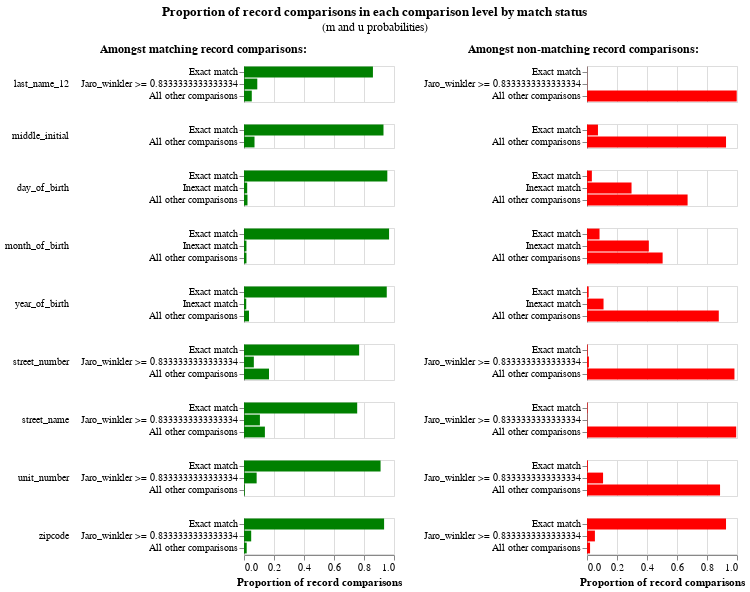

Here is the notebook cell this chart was saved with:
### Code cell
em_session_1.m_u_values_interactive_history_chart()

### Figure 1 — Vega-Lite specification as saved in the notebook (floating-point values rounded to 4 significant figures; data arrays with more than 128 entries replaced by an {"elided": "..."} marker saying what was removed)
{"config": {"view": {"continuousWidth": 300, "continuousHeight": 300, "discreteHeight": 300, "discreteWidth": 400}, "header": {"title": null}, "title": {"anchor": "middle", "offset": 10}}, "hconcat": [{"mark": "bar", "encoding": {"color": {"value": "green"}, "row": {"field": "comparison_name", "header": {"labelAlign": "left", "labelAnchor": "middle", "labelAngle": 0}, "sort": {"field": "comparison_sort_order"}, "type": "nominal"}, "tooltip": [{"field": "m_probability_description", "title": "m probability description", "type": "nominal"}, {"field": "comparison_name", "title": "Comparison column name", "type": "nominal"}, {"field": "label_for_charts", "title": "Label", "type": "ordinal"}, {"field": "sql_condition", "title": "SQL condition", "type": "nominal"}, {"field": "m_probability", "format": ".4p", "title": "m probability", "type": "quantitative"}, {"field": "u_probability", "format": ".4p", "title": "u probability", "type": "quantitative"}, {"field": "bayes_factor", "format": ",.4f", "title": "Bayes factor = m/u", "type": "quantitative"}, {"field": "log2_bayes_factor", "format": ",.4f", "title": "Match weight = log2(m/u)", "type": "quantitative"}], "x": {"axis": {"title": "Proportion of record comparisons"}, "field": "m_probability", "type": "quantitative"}, "y": {"axis": {"title": null}, "field": "label_for_charts", "sort": {"field": "comparison_vector_value", "order": "descending"}, "type": "nominal"}}, "height": {"step": 12}, "resolve": {"scale": {"y": "independent"}}, "title": {"text": "Amongst matching record comparisons:", "fontSize": 12, "fontWeight": "bold"}, "transform": [{"filter": "(datum.bayes_factor != 'no-op filter due to vega lite issue 4680')"}], "width": 150}, {"mark": "bar", "encoding": {"color": {"value": "red"}, "row": {"field": "comparison_name", "header": {"labels": false}, "sort": {"field": "comparison_sort_order"}, "type": "nominal"}, "tooltip": [{"field": "u_probability_description", "title": "u probability description", "type": "nominal"}, {"field": "comparison_name", "title": "Comparison column name", "type": "nominal"}, {"field": "label_for_charts", "title": "Label", "type": "ordinal"}, {"field": "sql_condition", "title": "SQL condition", "type": "nominal"}, {"field": "m_probability", "format": ".4p", "title": "m probability", "type": "quantitative"}, {"field": "u_probability", "format": ".4p", "title": "u probability", "type": "quantitative"}, {"field": "bayes_factor", "format": ",.4f", "title": "Bayes factor = m/u", "type": "quantitative"}, {"field": "log2_bayes_factor", "format": ",.4f", "title": "Match weight = log2(m/u)", "type": "quantitative"}], "x": {"axis": {"title": "Proportion of record comparisons"}, "field": "u_probability", "type": "quantitative"}, "y": {"axis": {"title": null}, "field": "label_for_charts", "sort": {"field": "comparison_vector_value", "order": "descending"}, "type": "nominal"}}, "height": {"step": 12}, "resolve": {"scale": {"y": "independent"}}, "title": {"text": "Amongst non-matching record comparisons:", "fontSize": 12, "fontWeight": "bold"}, "transform": [{"filter": "(datum.bayes_factor != 'no-op filter2 due to vega lite issue 4680')"}], "width": 150}], "data": {"name": "data-ab5d96199be951057b6de0d836b52bcb"}, "params": [{"name": "iteration_number", "bind": {"input": "range", "max": 5, "min": 0, "step": 1}, "value": 5}], "title": {"text": "Proportion of record comparisons in each comparison level by match status", "subtitle": "(m and u probabilities)"}, "transform": [{"filter": "(datum.iteration == iteration_number)"}], "$schema": "https://vega.github.io/schema/vega-lite/v5.9.3.json", "datasets": {"data-ab5d96199be951057b6de0d836b52bcb": {"elided": "156 records"}}}
